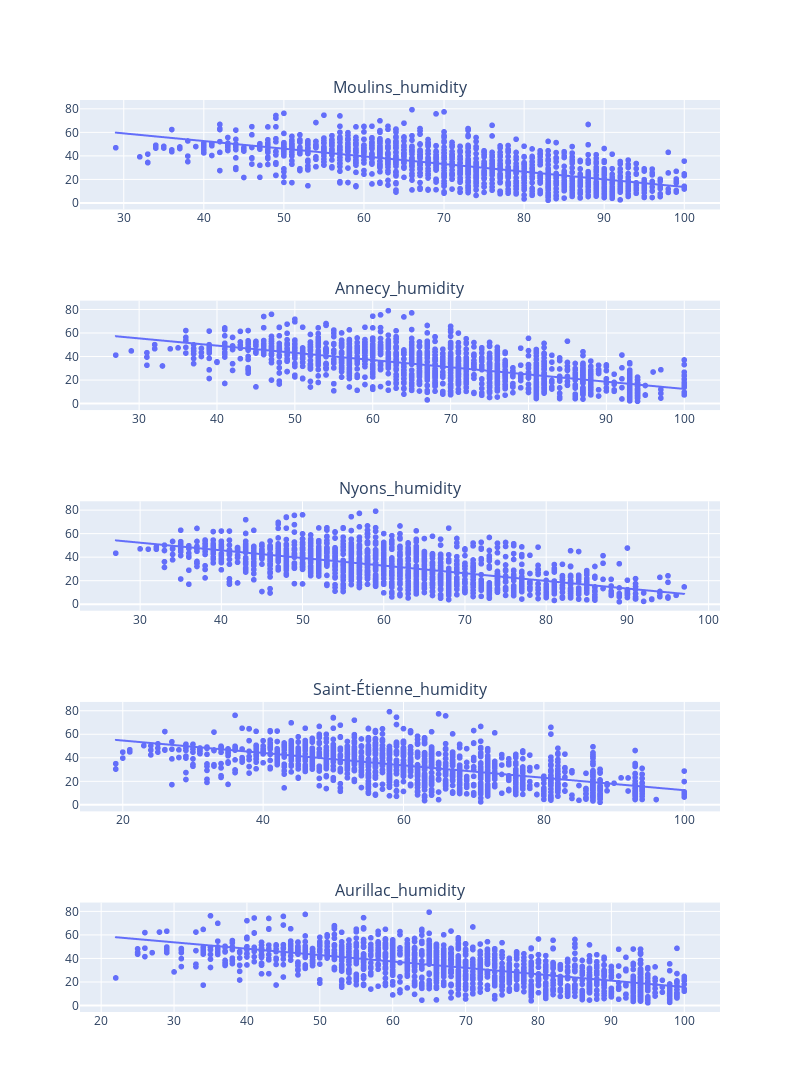

The notebook cell this image was saved under:
### Code cell
n_cols = 1
n_rows = len(variables)  # une ligne par variable
figure = make_subplots(
    rows=n_rows,
    cols=n_cols,
    subplot_titles=variables
)

row = 1
col = 1

for variable in variables:
    # Crée un scatter avec trendline pour la variable courante
    f = px.scatter(df_humidity, x=variable, y=target, trendline='ols')
    
    # Ajoute toutes les traces (points + trendline) au subplot
    for trace in f.data:
        figure.add_trace(trace, row=row, col=col)
    
    # Passe à la ligne suivante si plusieurs colonnes
    row += 1

figure.update_layout(height=300 * n_rows, width=800, showlegend=False)
figure.show()

### Figure 1 — Plotly figure (JSON) as saved in the notebook; plotly's stock layout.template omitted (floating-point values rounded to 4 significant figures; data arrays with more than 128 entries replaced by an {"elided": "..."} marker saying what was removed)
{"data": [{"hovertemplate": "Moulins_humidity=%{x}<br>tch_solaire_(%)=%{y}<extra></extra>", "legendgroup": "", "marker": {"color": "#636efa", "symbol": "circle"}, "mode": "markers", "name": "", "showlegend": false, "type": "scattergl", "x": {"elided": "1389 float values"}, "xaxis": "x", "y": {"elided": "1389 float values"}, "yaxis": "y"}, {"hovertemplate": "<b>OLS trendline</b><br>tch_solaire_(%) = -0.653979 * Moulins_humidity + 79.07<br>R<sup>2</sup>=0.421733<br><br>Moulins_humidity=%{x}<br>tch_solaire_(%)=%{y} <b>(trend)</b><extra></extra>", "legendgroup": "", "marker": {"color": "#636efa", "symbol": "circle"}, "mode": "lines", "name": "", "showlegend": false, "type": "scattergl", "x": {"elided": "1389 float values"}, "xaxis": "x", "y": {"elided": "1389 float values"}, "yaxis": "y"}, {"hovertemplate": "Annecy_humidity=%{x}<br>tch_solaire_(%)=%{y}<extra></extra>", "legendgroup": "", "marker": {"color": "#636efa", "symbol": "circle"}, "mode": "markers", "name": "", "showlegend": false, "type": "scattergl", "x": {"elided": "1389 float values"}, "xaxis": "x2", "y": {"elided": "1389 float values"}, "yaxis": "y2"}, {"hovertemplate": "<b>OLS trendline</b><br>tch_solaire_(%) = -0.615934 * Annecy_humidity + 74.4788<br>R<sup>2</sup>=0.393213<br><br>Annecy_humidity=%{x}<br>tch_solaire_(%)=%{y} <b>(trend)</b><extra></extra>", "legendgroup": "", "marker": {"color": "#636efa", "symbol": "circle"}, "mode": "lines", "name": "", "showlegend": false, "type": "scattergl", "x": {"elided": "1389 float values"}, "xaxis": "x2", "y": {"elided": "1389 float values"}, "yaxis": "y2"}, {"hovertemplate": "Nyons_humidity=%{x}<br>tch_solaire_(%)=%{y}<extra></extra>", "legendgroup": "", "marker": {"color": "#636efa", "symbol": "circle"}, "mode": "markers", "name": "", "showlegend": false, "type": "scattergl", "x": {"elided": "1389 float values"}, "xaxis": "x3", "y": {"elided": "1389 float values"}, "yaxis": "y3"}, {"hovertemplate": "<b>OLS trendline</b><br>tch_solaire_(%) = -0.652355 * Nyons_humidity + 72.3344<br>R<sup>2</sup>=0.361278<br><br>Nyons_humidity=%{x}<br>tch_solaire_(%)=%{y} <b>(trend)</b><extra></extra>", "legendgroup": "", "marker": {"color": "#636efa", "symbol": "circle"}, "mode": "lines", "name": "", "showlegend": false, "type": "scattergl", "x": {"elided": "1389 float values"}, "xaxis": "x3", "y": {"elided": "1389 float values"}, "yaxis": "y3"}, {"hovertemplate": "Saint-Étienne_humidity=%{x}<br>tch_solaire_(%)=%{y}<extra></extra>", "legendgroup": "", "marker": {"color": "#636efa", "symbol": "circle"}, "mode": "markers", "name": "", "showlegend": false, "type": "scattergl", "x": {"elided": "1389 float values"}, "xaxis": "x4", "y": {"elided": "1389 float values"}, "yaxis": "y4"}, {"hovertemplate": "<b>OLS trendline</b><br>tch_solaire_(%) = -0.530001 * Saint-Étienne_humidity + 65.6452<br>R<sup>2</sup>=0.354785<br><br>Saint-Étienne_humidity=%{x}<br>tch_solaire_(%)=%{y} <b>(trend)</b><extra></extra>", "legendgroup": "", "marker": {"color": "#636efa", "symbol": "circle"}, "mode": "lines", "name": "", "showlegend": false, "type": "scattergl", "x": {"elided": "1389 float values"}, "xaxis": "x4", "y": {"elided": "1389 float values"}, "yaxis": "y4"}, {"hovertemplate": "Aurillac_humidity=%{x}<br>tch_solaire_(%)=%{y}<extra></extra>", "legendgroup": "", "marker": {"color": "#636efa", "symbol": "circle"}, "mode": "markers", "name": "", "showlegend": false, "type": "scattergl", "x": {"elided": "1389 float values"}, "xaxis": "x5", "y": {"elided": "1389 float values"}, "yaxis": "y5"}, {"hovertemplate": "<b>OLS trendline</b><br>tch_solaire_(%) = -0.545334 * Aurillac_humidity + 70.3008<br>R<sup>2</sup>=0.401600<br><br>Aurillac_humidity=%{x}<br>tch_solaire_(%)=%{y} <b>(trend)</b><extra></extra>", "legendgroup": "", "marker": {"color": "#636efa", "symbol": "circle"}, "mode": "lines", "name": "", "showlegend": false, "type": "scattergl", "x": {"elided": "1389 float values"}, "xaxis": "x5", "y": {"elided": "1389 float values"}, "yaxis": "y5"}], "layout": {"annotations": [{"font": {"size": 16}, "showarrow": false, "text": "Moulins_humidity", "x": 0.5, "xanchor": "center", "xref": "paper", "y": 1, "yanchor": "bottom", "yref": "paper"}, {"font": {"size": 16}, "showarrow": false, "text": "Annecy_humidity", "x": 0.5, "xanchor": "center", "xref": "paper", "y": 0.78, "yanchor": "bottom", "yref": "paper"}, {"font": {"size": 16}, "showarrow": false, "text": "Nyons_humidity", "x": 0.5, "xanchor": "center", "xref": "paper", "y": 0.56, "yanchor": "bottom", "yref": "paper"}, {"font": {"size": 16}, "showarrow": false, "text": "Saint-Étienne_humidity", "x": 0.5, "xanchor": "center", "xref": "paper", "y": 0.34, "yanchor": "bottom", "yref": "paper"}, {"font": {"size": 16}, "showarrow": false, "text": "Aurillac_humidity", "x": 0.5, "xanchor": "center", "xref": "paper", "y": 0.12, "yanchor": "bottom", "yref": "paper"}], "height": 1500, "showlegend": false, "width": 800, "xaxis": {"anchor": "y", "domain": [0, 1]}, "xaxis2": {"anchor": "y2", "domain": [0, 1]}, "xaxis3": {"anchor": "y3", "domain": [0, 1]}, "xaxis4": {"anchor": "y4", "domain": [0, 1]}, "xaxis5": {"anchor": "y5", "domain": [0, 1]}, "yaxis": {"anchor": "x", "domain": [0.88, 1]}, "yaxis2": {"anchor": "x2", "domain": [0.66, 0.78]}, "yaxis3": {"anchor": "x3", "domain": [0.44, 0.56]}, "yaxis4": {"anchor": "x4", "domain": [0.22, 0.34]}, "yaxis5": {"anchor": "x5", "domain": [0, 0.12]}}}
